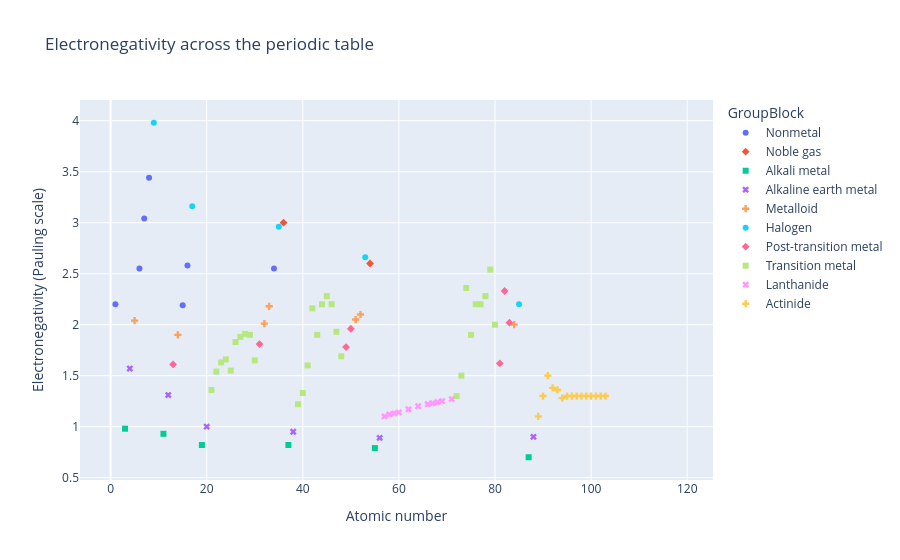

Source (notebook cell):
### Code cell
fig = px.scatter(df, x="AtomicNumber", y="Electronegativity", color="GroupBlock", symbol="GroupBlock", hover_data=["Name"], title="Electronegativity across the periodic table", labels={"AtomicNumber": "Atomic number", "Electronegativity": "Electronegativity (Pauling scale)"})
fig.show()

### Figure 1 — Plotly figure (JSON) as saved in the notebook; plotly's stock layout.template omitted (floating-point values rounded to 4 significant figures)
{"data": [{"customdata": [["Hydrogen"], ["Carbon"], ["Nitrogen"], ["Oxygen"], ["Phosphorus"], ["Sulfur"], ["Selenium"]], "hovertemplate": "GroupBlock=Nonmetal<br>Atomic number=%{x}<br>Electronegativity (Pauling scale)=%{y}<br>Name=%{customdata[0]}<extra></extra>", "legendgroup": "Nonmetal", "marker": {"color": "#636efa", "symbol": "circle"}, "mode": "markers", "name": "Nonmetal", "orientation": "v", "showlegend": true, "type": "scatter", "x": [1, 6, 7, 8, 15, 16, 34], "xaxis": "x", "y": [2.2, 2.55, 3.04, 3.44, 2.19, 2.58, 2.55], "yaxis": "y"}, {"customdata": [["Helium"], ["Neon"], ["Argon"], ["Krypton"], ["Xenon"], ["Radon"], ["Oganesson"]], "hovertemplate": "GroupBlock=Noble gas<br>Atomic number=%{x}<br>Electronegativity (Pauling scale)=%{y}<br>Name=%{customdata[0]}<extra></extra>", "legendgroup": "Noble gas", "marker": {"color": "#EF553B", "symbol": "diamond"}, "mode": "markers", "name": "Noble gas", "orientation": "v", "showlegend": true, "type": "scatter", "x": [2, 10, 18, 36, 54, 86, 118], "xaxis": "x", "y": [NaN, NaN, NaN, 3.0, 2.6, NaN, NaN], "yaxis": "y"}, {"customdata": [["Lithium"], ["Sodium"], ["Potassium"], ["Rubidium"], ["Cesium"], ["Francium"]], "hovertemplate": "GroupBlock=Alkali metal<br>Atomic number=%{x}<br>Electronegativity (Pauling scale)=%{y}<br>Name=%{customdata[0]}<extra></extra>", "legendgroup": "Alkali metal", "marker": {"color": "#00cc96", "symbol": "square"}, "mode": "markers", "name": "Alkali metal", "orientation": "v", "showlegend": true, "type": "scatter", "x": [3, 11, 19, 37, 55, 87], "xaxis": "x", "y": [0.98, 0.93, 0.82, 0.82, 0.79, 0.7], "yaxis": "y"}, {"customdata": [["Beryllium"], ["Magnesium"], ["Calcium"], ["Strontium"], ["Barium"], ["Radium"]], "hovertemplate": "GroupBlock=Alkaline earth metal<br>Atomic number=%{x}<br>Electronegativity (Pauling scale)=%{y}<br>Name=%{customdata[0]}<extra></extra>", "legendgroup": "Alkaline earth metal", "marker": {"color": "#ab63fa", "symbol": "x"}, "mode": "markers", "name": "Alkaline earth metal", "orientation": "v", "showlegend": true, "type": "scatter", "x": [4, 12, 20, 38, 56, 88], "xaxis": "x", "y": [1.57, 1.31, 1.0, 0.95, 0.89, 0.9], "yaxis": "y"}, {"customdata": [["Boron"], ["Silicon"], ["Germanium"], ["Arsenic"], ["Antimony"], ["Tellurium"], ["Polonium"]], "hovertemplate": "GroupBlock=Metalloid<br>Atomic number=%{x}<br>Electronegativity (Pauling scale)=%{y}<br>Name=%{customdata[0]}<extra></extra>", "legendgroup": "Metalloid", "marker": {"color": "#FFA15A", "symbol": "cross"}, "mode": "markers", "name": "Metalloid", "orientation": "v", "showlegend": true, "type": "scatter", "x": [5, 14, 32, 33, 51, 52, 84], "xaxis": "x", "y": [2.04, 1.9, 2.01, 2.18, 2.05, 2.1, 2.0], "yaxis": "y"}, {"customdata": [["Fluorine"], ["Chlorine"], ["Bromine"], ["Iodine"], ["Astatine"], ["Tennessine"]], "hovertemplate": "GroupBlock=Halogen<br>Atomic number=%{x}<br>Electronegativity (Pauling scale)=%{y}<br>Name=%{customdata[0]}<extra></extra>", "legendgroup": "Halogen", "marker": {"color": "#19d3f3", "symbol": "circle"}, "mode": "markers", "name": "Halogen", "orientation": "v", "showlegend": true, "type": "scatter", "x": [9, 17, 35, 53, 85, 117], "xaxis": "x", "y": [3.98, 3.16, 2.96, 2.66, 2.2, NaN], "yaxis": "y"}, {"customdata": [["Aluminum"], ["Gallium"], ["Indium"], ["Tin"], ["Thallium"], ["Lead"], ["Bismuth"], ["Nihonium"], ["Flerovium"], ["Moscovium"], ["Livermorium"]], "hovertemplate": "GroupBlock=Post-transition metal<br>Atomic number=%{x}<br>Electronegativity (Pauling scale)=%{y}<br>Name=%{customdata[0]}<extra></extra>", "legendgroup": "Post-transition metal", "marker": {"color": "#FF6692", "symbol": "diamond"}, "mode": "markers", "name": "Post-transition metal", "orientation": "v", "showlegend": true, "type": "scatter", "x": [13, 31, 49, 50, 81, 82, 83, 113, 114, 115, 116], "xaxis": "x", "y": [1.61, 1.81, 1.78, 1.96, 1.62, 2.33, 2.02, NaN, NaN, NaN, NaN], "yaxis": "y"}, {"customdata": [["Scandium"], ["Titanium"], ["Vanadium"], ["Chromium"], ["Manganese"], ["Iron"], ["Cobalt"], ["Nickel"], ["Copper"], ["Zinc"], ["Yttrium"], ["Zirconium"], ["Niobium"], ["Molybdenum"], ["Technetium"], ["Ruthenium"], ["Rhodium"], ["Palladium"], ["Silver"], ["Cadmium"], ["Hafnium"], ["Tantalum"], ["Tungsten"], ["Rhenium"], ["Osmium"], ["Iridium"], ["Platinum"], ["Gold"], ["Mercury"], ["Rutherfordium"], ["Dubnium"], ["Seaborgium"], ["Bohrium"], ["Hassium"], ["Meitnerium"], ["Darmstadtium"], ["Roentgenium"], ["Copernicium"]], "hovertemplate": "GroupBlock=Transition metal<br>Atomic number=%{x}<br>Electronegativity (Pauling scale)=%{y}<br>Name=%{customdata[0]}<extra></extra>", "legendgroup": "Transition metal", "marker": {"color": "#B6E880", "symbol": "square"}, "mode": "markers", "name": "Transition metal", "orientation": "v", "showlegend": true, "type": "scatter", "x": [21, 22, 23, 24, 25, 26, 27, 28, 29, 30, 39, 40, 41, 42, 43, 44, 45, 46, 47, 48, 72, 73, 74, 75, 76, 77, 78, 79, 80, 104, 105, 106, 107, 108, 109, 110, 111, 112], "xaxis": "x", "y": [1.36, 1.54, 1.63, 1.66, 1.55, 1.83, 1.88, 1.91, 1.9, 1.65, 1.22, 1.33, 1.6, 2.16, 1.9, 2.2, 2.28, 2.2, 1.93, 1.69, 1.3, 1.5, 2.36, 1.9, 2.2, 2.2, 2.28, 2.54, 2.0, NaN, NaN, NaN, NaN, NaN, NaN, NaN, NaN, NaN], "yaxis": "y"}, {"customdata": [["Lanthanum"], ["Cerium"], ["Praseodymium"], ["Neodymium"], ["Promethium"], ["Samarium"], ["Europium"], ["Gadolinium"], ["Terbium"], ["Dysprosium"], ["Holmium"], ["Erbium"], ["Thulium"], ["Ytterbium"], ["Lutetium"]], "hovertemplate": "GroupBlock=Lanthanide<br>Atomic number=%{x}<br>Electronegativity (Pauling scale)=%{y}<br>Name=%{customdata[0]}<extra></extra>", "legendgroup": "Lanthanide", "marker": {"color": "#FF97FF", "symbol": "x"}, "mode": "markers", "name": "Lanthanide", "orientation": "v", "showlegend": true, "type": "scatter", "x": [57, 58, 59, 60, 61, 62, 63, 64, 65, 66, 67, 68, 69, 70, 71], "xaxis": "x", "y": [1.1, 1.12, 1.13, 1.14, NaN, 1.17, NaN, 1.2, NaN, 1.22, 1.23, 1.24, 1.25, NaN, 1.27], "yaxis": "y"}, {"customdata": [["Actinium"], ["Thorium"], ["Protactinium"], ["Uranium"], ["Neptunium"], ["Plutonium"], ["Americium"], ["Curium"], ["Berkelium"], ["Californium"], ["Einsteinium"], ["Fermium"], ["Mendelevium"], ["Nobelium"], ["Lawrencium"]], "hovertemplate": "GroupBlock=Actinide<br>Atomic number=%{x}<br>Electronegativity (Pauling scale)=%{y}<br>Name=%{customdata[0]}<extra></extra>", "legendgroup": "Actinide", "marker": {"color": "#FECB52", "symbol": "cross"}, "mode": "markers", "name": "Actinide", "orientation": "v", "showlegend": true, "type": "scatter", "x": [89, 90, 91, 92, 93, 94, 95, 96, 97, 98, 99, 100, 101, 102, 103], "xaxis": "x", "y": [1.1, 1.3, 1.5, 1.38, 1.36, 1.28, 1.3, 1.3, 1.3, 1.3, 1.3, 1.3, 1.3, 1.3, 1.3], "yaxis": "y"}], "layout": {"legend": {"title": {"text": "GroupBlock"}, "tracegroupgap": 0}, "title": {"text": "Electronegativity across the periodic table"}, "xaxis": {"anchor": "y", "domain": [0.0, 1.0], "title": {"text": "Atomic number"}}, "yaxis": {"anchor": "x", "domain": [0.0, 1.0], "title": {"text": "Electronegativity (Pauling scale)"}}}}
